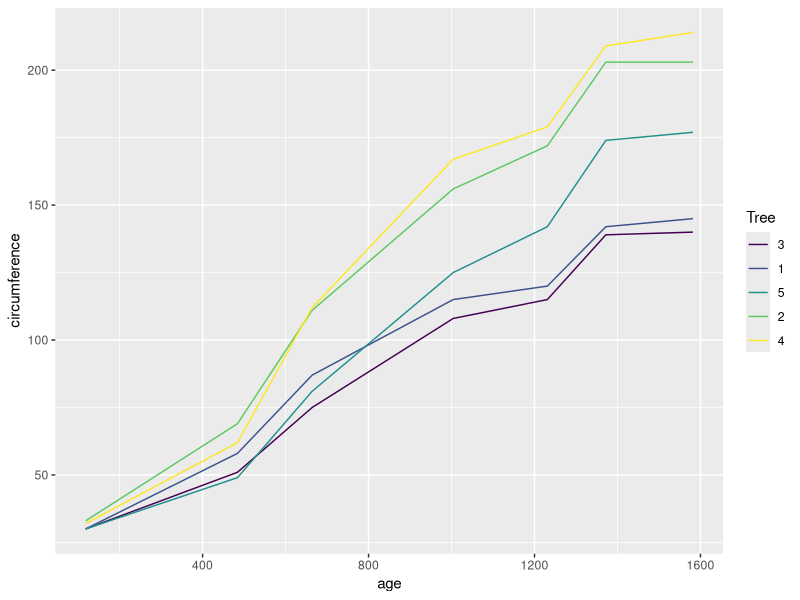
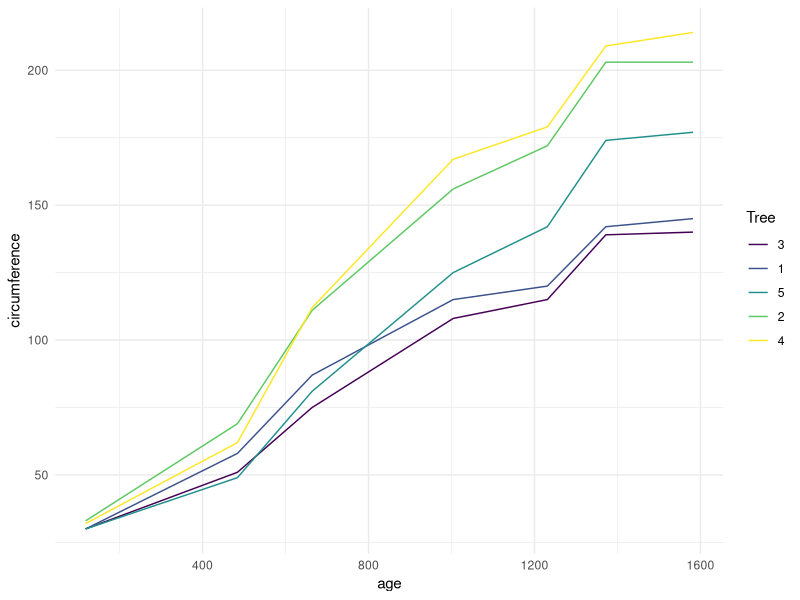

Reproduce these figures in R, in order.
## ---- chunk 1
knitr::opts_chunk$set(message = FALSE, warning = FALSE)
## ---- chunk 2
library(broom)
library(tibble)

data(Orange)

Orange <- as_tibble(Orange)
Orange
## ---- chunk 3
cor(Orange$age, Orange$circumference)

library(ggplot2)

ggplot(Orange, aes(age, circumference, color = Tree)) +
  geom_line()
## ---- chunk 4
library(dplyr)

Orange %>% 
  group_by(Tree) %>%
  summarize(correlation = cor(age, circumference))
## ---- chunk 5
ct <- cor.test(Orange$age, Orange$circumference)
ct
## ---- chunk 6
tidy(ct)
## ---- chunk 7
library(tidyr)
library(purrr)

nested <- Orange %>% 
  nest(-Tree)
## ---- chunk 8
nested %>% 
  mutate(test = map(data, ~ cor.test(.x$age, .x$circumference)))
## ---- chunk 9
nested %>% 
  mutate(
    test = map(data, ~ cor.test(.x$age, .x$circumference)), # S3 list-col
    tidied = map(test, tidy)
  ) 
## ---- chunk 10
Orange %>% 
  nest(-Tree) %>% 
  mutate(
    test = map(data, ~ cor.test(.x$age, .x$circumference)), # S3 list-col
    tidied = map(test, tidy)
  ) %>% 
  unnest(tidied, .drop = TRUE)
## ---- chunk 11
lm_fit <- lm(age ~ circumference, data = Orange)
summary(lm_fit)
## ---- chunk 12
tidy(lm_fit)
## ---- chunk 13
Orange %>%
  nest(-Tree) %>% 
  mutate(
    fit = map(data, ~ lm(age ~ circumference, data = .x)),
    tidied = map(fit, tidy)
  ) %>% 
  unnest(tidied)
## ---- chunk 14
data(mtcars)
mtcars <- as_tibble(mtcars)  # to play nicely with list-cols
mtcars

mtcars %>%
  nest(-am) %>% 
  mutate(
    fit = map(data, ~ lm(wt ~ mpg + qsec + gear, data = .x)),  # S3 list-col
    tidied = map(fit, tidy)
  ) %>% 
  unnest(tidied)
## ---- chunk 15
regressions <- mtcars %>%
  nest(-am) %>% 
  mutate(
    fit = map(data, ~ lm(wt ~ mpg + qsec + gear, data = .x)),
    tidied = map(fit, tidy),
    glanced = map(fit, glance),
    augmented = map(fit, augment)
  )

regressions %>% 
  unnest(tidied)

regressions %>% 
  unnest(glanced, .drop = TRUE)

regressions %>% 
  unnest(augmented)
## ---- chunk 16
knitr::opts_chunk$set(message = FALSE, warning = FALSE)
## ---- chunk 17
library(broom)
library(tibble)
library(ggplot2)
library(dplyr)
library(tidyr)
library(purrr)

theme_set(theme_minimal())
## ---- chunk 18
data(Orange)

Orange <- as_tibble(Orange)
Orange
## ---- chunk 19
cor(Orange$age, Orange$circumference)

ggplot(Orange, aes(age, circumference, color = Tree)) +
  geom_line()
## ---- chunk 20
Orange %>% 
  group_by(Tree) %>%
  summarize(correlation = cor(age, circumference))
## ---- chunk 21
ct <- cor.test(Orange$age, Orange$circumference)
ct
## ---- chunk 22
tidy(ct)
## ---- chunk 23
nested <- Orange %>% 
  nest(data = -Tree)
## ---- chunk 24
nested %>% 
  mutate(test = map(data, ~ cor.test(.x$age, .x$circumference)))
## ---- chunk 25
nested %>% 
  mutate(
    test = map(data, ~ cor.test(.x$age, .x$circumference)), # S3 list-col
    tidied = map(test, tidy)
  ) 
## ---- chunk 26
Orange %>% 
  nest(data = -Tree) %>% 
  mutate(
    test = map(data, ~ cor.test(.x$age, .x$circumference)), # S3 list-col
    tidied = map(test, tidy)
  ) %>% 
  unnest(tidied)
## ---- chunk 27
lm_fit <- lm(age ~ circumference, data = Orange)
summary(lm_fit)
## ---- chunk 28
tidy(lm_fit)
## ---- chunk 29
Orange %>%
  nest(data = -Tree) %>% 
  mutate(
    fit = map(data, ~ lm(age ~ circumference, data = .x)),
    tidied = map(fit, tidy)
  ) %>% 
  unnest(tidied)
## ---- chunk 30
data(mtcars)
mtcars <- as_tibble(mtcars)  # to play nicely with list-cols
mtcars

mtcars %>%
  nest(data = -am) %>% 
  mutate(
    fit = map(data, ~ lm(wt ~ mpg + qsec + gear, data = .x)),  # S3 list-col
    tidied = map(fit, tidy)
  ) %>% 
  unnest(tidied)
## ---- chunk 31
regressions <- mtcars %>%
  nest(data = -am) %>% 
  mutate(
    fit = map(data, ~ lm(wt ~ mpg + qsec + gear, data = .x)),
    tidied = map(fit, tidy),
    glanced = map(fit, glance),
    augmented = map(fit, augment)
  )

regressions %>% 
  unnest(tidied)

regressions %>% 
  unnest(glanced)

regressions %>% 
  unnest(augmented)
